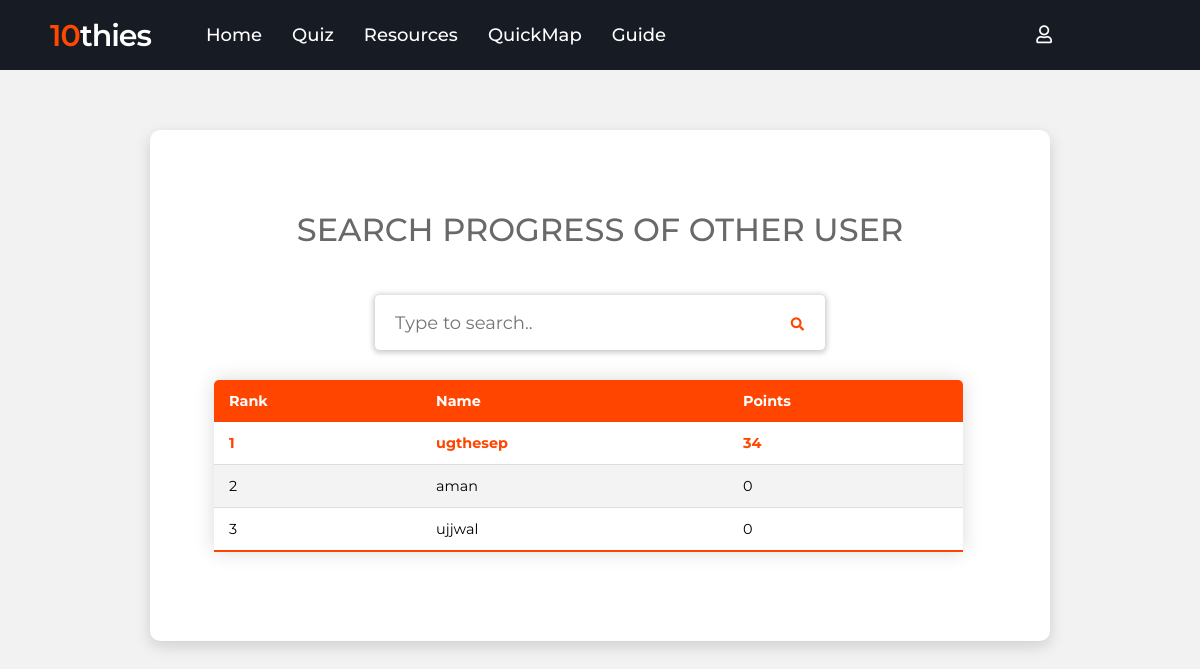
Page /Analytics/Compare-User (signed in) on the earlier database version.
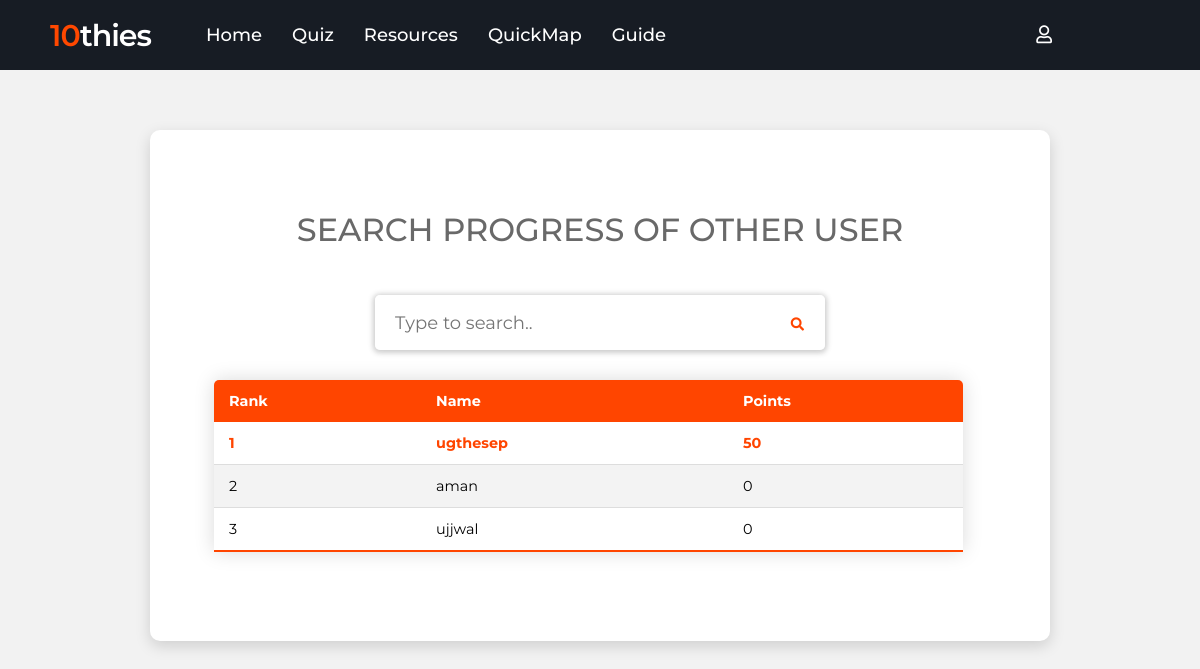
Same page on the later database version.
### Profile/models.py (models this page shows, shortened)
class Profile(models.Model):
    user=OneToOneField(User,on_delete=models.CASCADE)
    profile_img=models.ImageField(upload_to='profilePic',null=True,default="",blank=True)
    weak_subject=models.CharField(max_length=80)
    best_subject=models.CharField(max_length=80)
    best_subject_marks=models.IntegerField(default=0)
    weak_subject_marks=models.IntegerField(default=1000)
    chname=models.CharField(max_length=200,default="None")
    level=models.CharField(max_length=40,default="None")
    points=models.IntegerField(default=0)

### User/views.py (the view)
    def mod_isauth(request):
        if 'username' in request.session.keys():
            return isauth(request)
        else:
            return redirect('signin')

### Analytics/views.py (called while the page is built, shortened)
@deco_auth
def Compare_User(request):
    profiles=sort_users()
    return render(request,'Analytics/User-Compare.html',{'status':'False','topper1':profiles[0],'topper2':profiles[1],
    'topper3':profiles[2]})

def sort_users():
    profile=Profile.objects.all()
    return sorted(profile,key = lambda profile:profile.points,reverse=True)

### User/views.py (called while the page is built)
def deco_auth(isauth):
    def mod_isauth(request):
        if 'username' in request.session.keys():
            return isauth(request)
        else:
            return redirect('signin')
    return mod_isauth

### templates/Analytics/User-Compare.html (shortened to what this page needs)
{% extends 'Home/nav.html' %}
{% load static %}
{% block content %}
<link rel="stylesheet" href="{% static 'css/compare-user.css' %}">
<div class="quiz-container" id="quiz">
  <div class="quiz-header">
    {% if status == 'False' %}
    <h1>SEARCH PROGRESS OF OTHER USER</h1>
  <div class="wrapper">
    <form action="{% url 'compare_with_user' %}" method="post">
  <div class="search-input">
    <input type="text" name="username" placeholder="Type to search..">
    <div class="icon"><button type="submit" style="height: 50px;width: 50px; background: #FFF; color: orangered; border: none;cursor: pointer;">
      <i class="fas fa-search"></i></button></div>
  </div>
  </form>
</div>
<table class="content-table">
<thead>
<tr>
  <th>Rank</th>
  <th>Name</th>
  <th>Points</th>
</tr>
</thead>
<tbody>
<tr class="active-row">
  <td>1</td>
  <td>{{topper1.user.username}}</td>
  <td>{{topper1.points}}</td>
</tr>
<tr >
  <td>2</td>
  <td>{{topper2.user.username}}</td>
  <td>{{topper2.points}}</td>
</tr>
<tr>
  <td>3</td>
  <td>{{topper3.user.username}}</td>
  <td>{{topper3.points}}</td>
</tr>
</tbody>
</table>
{% endif %}
{% endblock %}

Differences in the rows shown:
changed Profile "ugthesep": points "34" → "50"
